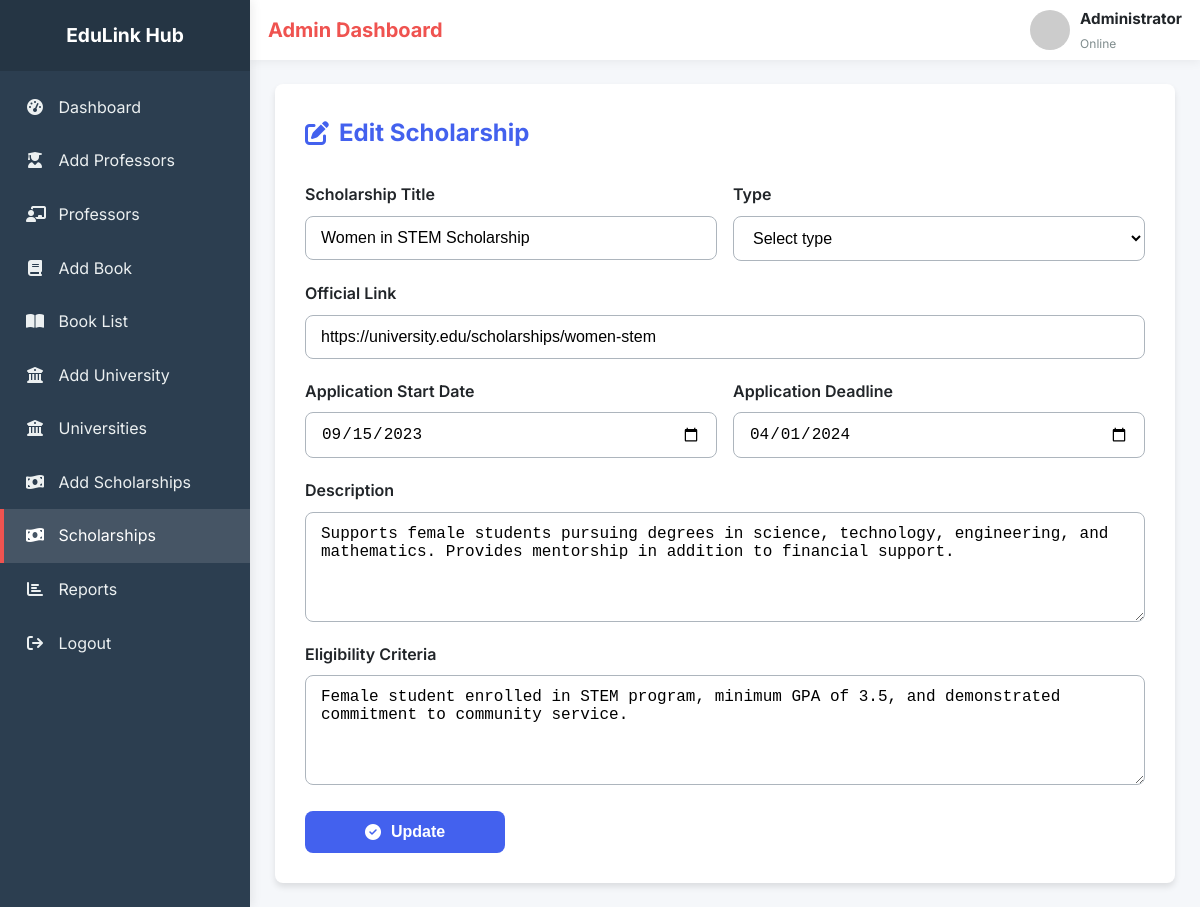
The page /admin/edit-scholarship.php?id=5 on the database as committed earlier.
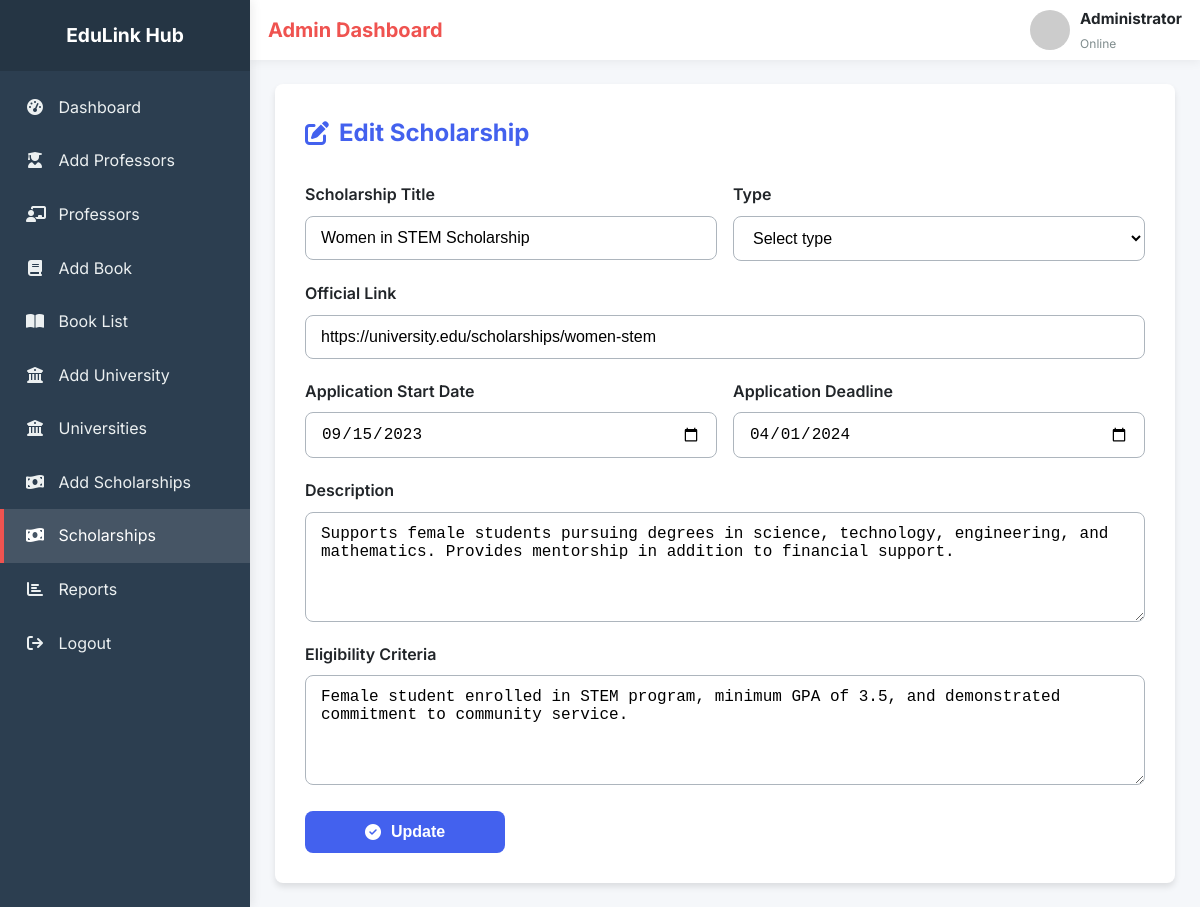
The same page on the database as committed later.
### tables this page shows
CREATE TABLE `fundings` (
  `id` int(11) NOT NULL,
  `type` enum('university','professor') NOT NULL,
  `title` varchar(255) NOT NULL,
  `description` text NOT NULL,
  `link` varchar(255) NOT NULL,
  `eligibilityCriteria` text DEFAULT NULL,
  `applyDate` date DEFAULT NULL,
  `applicationDeadline` date DEFAULT NULL,
  `university` varchar(255) DEFAULT NULL,
  `department` varchar(255) DEFAULT NULL,
  `professor_id` int(11) DEFAULT NULL,
  `createdAt` timestamp NOT NULL DEFAULT current_timestamp(),
  `updatedAt` timestamp NOT NULL DEFAULT current_timestamp() ON UPDATE current_timestamp()
);

### admin/edit-scholarship.php (the view, shortened to what this page needs)
<?php
require '../config/database.php';
$id = isset($_GET['id']) ? (int)$_GET['id'] : 0;
$funding = null;
if ($stmt = mysqli_prepare($conn, "SELECT id, type, title, description, link, eligibilityCriteria, applyDate, applicationDeadline, university, department, professor_id FROM fundings WHERE id = ?")) {
    mysqli_stmt_bind_param($stmt, 'i', $id);
    mysqli_stmt_execute($stmt);
    $res = mysqli_stmt_get_result($stmt);
    $funding = mysqli_fetch_assoc($res);
}
$old = $_SESSION['edit-scholarship-data'] ?? [];
$val = function ($key) use ($old, $funding) {
    return isset($old[$key]) ? $old[$key] : ($funding[$key] ?? '');
};
$ot = strtolower($val('type'));
?>
<!DOCTYPE html>
<html lang="en">
<head>
    <link href="https://cdnjs.cloudflare.com/ajax/libs/font-awesome/6.5.2/css/all.min.css" rel="stylesheet">
    <link rel="stylesheet" href="styles/add-scholarship.css">
    <link rel="stylesheet" href="styles/style.css">
</head>
<body>
    <?php include __DIR__ . '/common/sidebar.php'; ?>
    <main class="main-content">
        <?php include __DIR__ . '/common/navbar.php'; ?>
        <div class="content">
            <h1 class="page-title"><i class="fa-solid fa-pen-to-square"></i> Edit Scholarship</h1>
            <form class="sch-form" action="logic/edit-scholarship-logic.php" method="post" novalidate>
                <div class="form-row">
                    <div class="form-group">
                        <label for="title">Scholarship Title</label>
                        <input
                            type="text"
                            id="title"
                            name="title"
                            required
                            placeholder="e.g., Full Tuition Merit Scholarship"
                            value="<?= htmlspecialchars($val('title')) ?>">
                    </div>
                    <div class="form-group">
                        <label for="type">Type</label>
                        <select id="type" name="type" required>
                            <option value="" <?= $ot === '' ? 'selected' : '' ?>>Select type</option>
                        </select>
                    </div>
                </div>
                <div class="form-group">
                    <label for="link">Official Link</label>
                    <input
                        type="url"
                        id="link"
                        name="link"
                        required
                        placeholder="https://example.edu/scholarships/merit-2025"
                        value="<?= htmlspecialchars($val('link')) ?>">
                </div>
                <div class="form-row">
                    <div class="form-group">
                        <label for="applyDate">Application Start Date</label>
                        <input type="date" id="applyDate" name="applyDate" value="<?= htmlspecialchars($val('applyDate')) ?>">
                    </div>
                    <div class="form-group">
                        <label for="applicationDeadline">Application Deadline</label>
                        <input type="date" id="applicationDeadline" name="applicationDeadline" value="<?= htmlspecialchars($val('applicationDeadline')) ?>">
                    </div>
                </div>
                <div class="form-group">
                    <label for="description">Description</label>
                    <textarea id="description" name="description" placeholder="Brief description of the scholarship, benefits, duration, etc."><?= htmlspecialchars($val('description')) ?></textarea>
                </div>
                <div class="form-group">
                    <label for="eligibilityCriteria">Eligibility Criteria</label>
                    <textarea id="eligibilityCriteria" name="eligibilityCriteria" placeholder="Eligibility requirements (e.g., GPA, nationality, discipline)"><?= htmlspecialchars($val('eligibilityCriteria')) ?></textarea>
                </div>
                <button type="submit" name="submit" class="submit-btn">
                    <i class="fa-solid fa-check-circle"></i> Update
                </button>
            </form>
        </div>
    </main>
</body>
</html>

Rows that differ between the two databases and show on the page:
changed fundings "Women in STEM Scholarship": type (not shown) → "Select type"
Other text that changed with them:
form field type: "Select type" → (not shown)
